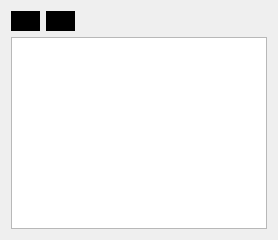
       <widget class="QWidget" name="tab_2">
        <attribute name="title">
         <string>Segmentation</string>
        </attribute>
        <layout class="QGridLayout" name="gridLayout_48">
         <item row="3" column="2">
          <widget class="QToolButton" name="movebed_to_end_toolbutton_2">
           <property name="sizePolicy">
            <sizepolicy hsizetype="Preferred" vsizetype="Preferred">
             <horstretch>0</horstretch>
             <verstretch>0</verstretch>
            </sizepolicy>
           </property>
           <property name="styleSheet">
            <string notr="true">QToolButton
{
 background-color: rgb(0, 0, 0);
border-radius: None;
border-color: rgb(0, 0, 0);
   
    padding-left: 5px;
    padding-right: 5px;
}



QToolButton:hover
{
    background-color: QLinearGradient( x1: 0, y1: 0, x2: 0, y2: 1, stop: 0 #565656, stop: 0.1 #525252, stop: 0.5 #4e4e4e, stop: 0.9 #4a4a4a, stop: 1 #464646);
	border-width: 3px;
    border-color: rgb(42, 252, 253);
    border-style: solid;
border-radius: 8px;
	
}

QToolButton:open
{
    background-color: QLinearGradient( x1: 0, y1: 0, x2: 0, y2: 1, stop: 0 #2d2d2d, stop: 0.1 #2b2b2b, stop: 0.5 #292929, stop: 0.9 #282828, stop: 1 #252525);
	border-width: 3px;
    border-color: rgb(42, 252, 253);
    border-style: solid;
border-radius: 8px;
	
}

QToolButton:disabled {
    background-color: rgb(216,216,216);
    border-color: rgb(150,150,150);
    
}</string>
           </property>
           <property name="text">
            <string>...</string>
           </property>
           <property name="icon">
            <iconset>
             <normalon>../EasyPET training versions/GUI - UI FILE/Resources/fast-forward.png</normalon>
            </iconset>
           </property>
           <property name="iconSize">
            <size>
             <width>30</width>
             <height>30</height>
            </size>
           </property>
           <property name="checkable">
            <bool>false</bool>
           </property>
           <property name="checked">
            <bool>false</bool>
           </property>
           <property name="popupMode">
            <enum>QToolButton::InstantPopup</enum>
           </property>
          </widget>
         </item>
         <item row="4" column="1" colspan="3">
          <widget class="QTableWidget" name="tableWidget"/>
         </item>
         <item row="3" column="3">
          <spacer name="horizontalSpacer_2">
           <property name="orientation">
            <enum>Qt::Horizontal</enum>
           </property>
           <property name="sizeHint" stdset="0">
            <size>
             <width>40</width>
             <height>20</height>
            </size>
           </property>
          </spacer>
         </item>
         <item row="3" column="1">
          <widget class="QToolButton" name="movebed_to_end_toolbutton_3">
           <property name="sizePolicy">
            <sizepolicy hsizetype="Preferred" vsizetype="Preferred">
             <horstretch>0</horstretch>
             <verstretch>0</verstretch>
            </sizepolicy>
           </property>
           <property name="styleSheet">
            <string notr="true">QToolButton
{
 background-color: rgb(0, 0, 0);
border-radius: None;
border-color: rgb(0, 0, 0);
   
    padding-left: 5px;
    padding-right: 5px;
}



QToolButton:hover
{
    background-color: QLinearGradient( x1: 0, y1: 0, x2: 0, y2: 1, stop: 0 #565656, stop: 0.1 #525252, stop: 0.5 #4e4e4e, stop: 0.9 #4a4a4a, stop: 1 #464646);
	border-width: 3px;
    border-color: rgb(42, 252, 253);
    border-style: solid;
border-radius: 8px;
	
}

QToolButton:open
{
    background-color: QLinearGradient( x1: 0, y1: 0, x2: 0, y2: 1, stop: 0 #2d2d2d, stop: 0.1 #2b2b2b, stop: 0.5 #292929, stop: 0.9 #282828, stop: 1 #252525);
	border-width: 3px;
    border-color: rgb(42, 252, 253);
    border-style: solid;
border-radius: 8px;
	
}

QToolButton:disabled {
    background-color: rgb(216,216,216);
    border-color: rgb(150,150,150);
    
}</string>
           </property>
           <property name="text">
            <string>...</string>
           </property>
           <property name="icon">
            <iconset>
             <normalon>../EasyPET training versions/GUI - UI FILE/Resources/fast-forward.png</normalon>
            </iconset>
           </property>
           <property name="iconSize">
            <size>
             <width>30</width>
             <height>30</height>
            </size>
           </property>
           <property name="checkable">
            <bool>false</bool>
           </property>
           <property name="checked">
            <bool>false</bool>
           </property>
           <property name="popupMode">
            <enum>QToolButton::InstantPopup</enum>
           </property>
          </widget>
         </item>
        </layout>
       </widget>
